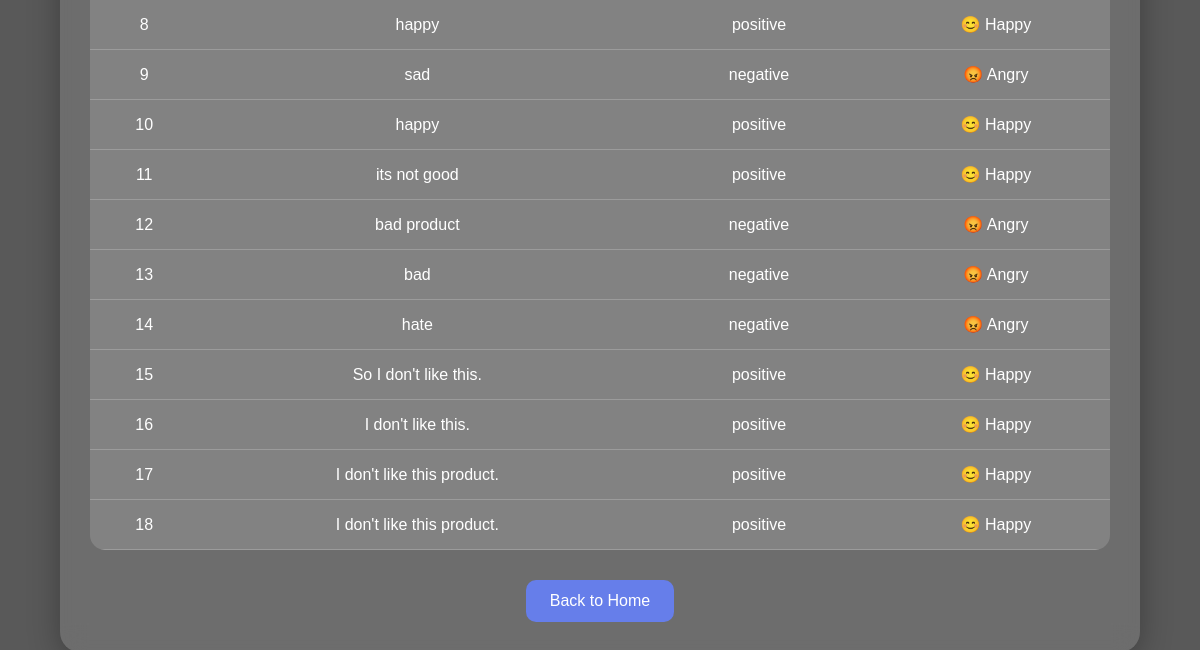
Before: /history (signed in, lower part) with the older database file.
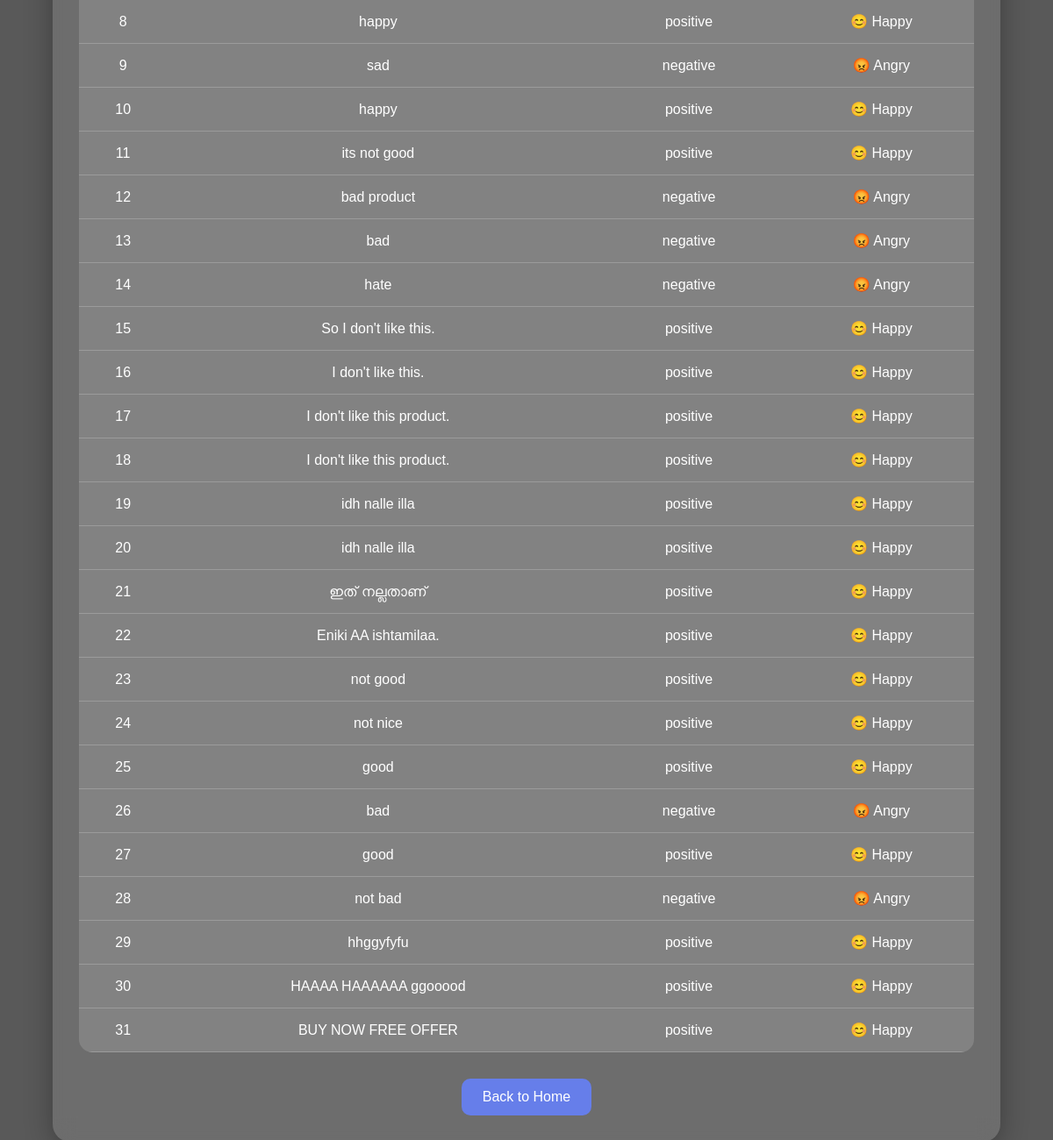
After: the same page with the newer database file.
### tables this page shows
CREATE TABLE history (

    id INTEGER PRIMARY KEY AUTOINCREMENT,

    review TEXT,

    prediction TEXT,

    emotion TEXT

);

### app.py (the view)
@app.route("/history")
def history():
    if "user" not in session:
        return redirect("/")
    conn = sqlite3.connect("history.db")
    cursor = conn.cursor()
    cursor.execute("SELECT * FROM history")
    data = cursor.fetchall()
    conn.close()
    return render_template(
        "history.html",
        history=data
    )

### templates/history.html (shortened to what this page needs)
<!DOCTYPE html>
<html>
<head>
</head>
<body>
    <div class="container">
        <table>
            {% for item in history %}
            <tr>
                <td>{{ item[0] }}</td>
                <td>{{ item[1] }}</td>
                <td>{{ item[2] }}</td>
                <td>{{ item[3] }}</td>
            </tr>
            {% endfor %}
        </table>
        <a href="/home">
            <button>
                Back to Home
            </button>
        </a>
    </div>
</body>
</html>

Changed rows visible on the page:
added history: id "19", review "idh nalle illa", prediction "positive", emotion "😊 Happy"
added history: id "20", review "idh nalle illa", prediction "positive", emotion "😊 Happy"
added history: id "21", review "ഇത് നല്ലതാണ്", prediction "positive", emotion "😊 Happy"
added history: id "22", review "Eniki AA ishtamilaa.", prediction "positive", emotion "😊 Happy"
added history: id "23", review "not good", prediction "positive", emotion "😊 Happy"
added history: id "24", review "not nice", prediction "positive", emotion "😊 Happy"
added history: id "25", review "good", prediction "positive", emotion "😊 Happy"
added history: id "26", review "bad", prediction "negative", emotion "😡 Angry"
added history: id "27", review "good", prediction "positive", emotion "😊 Happy"
added history: id "28", review "not bad", prediction "negative", emotion "😡 Angry"
added history: id "29", review "hhggyfyfu", prediction "positive", emotion "😊 Happy"
added history: id "30", review "HAAAA HAAAAAA ggooood", prediction "positive", emotion "😊 Happy"
added history: id "31", review "BUY NOW FREE OFFER", prediction "positive", emotion "😊 Happy"
